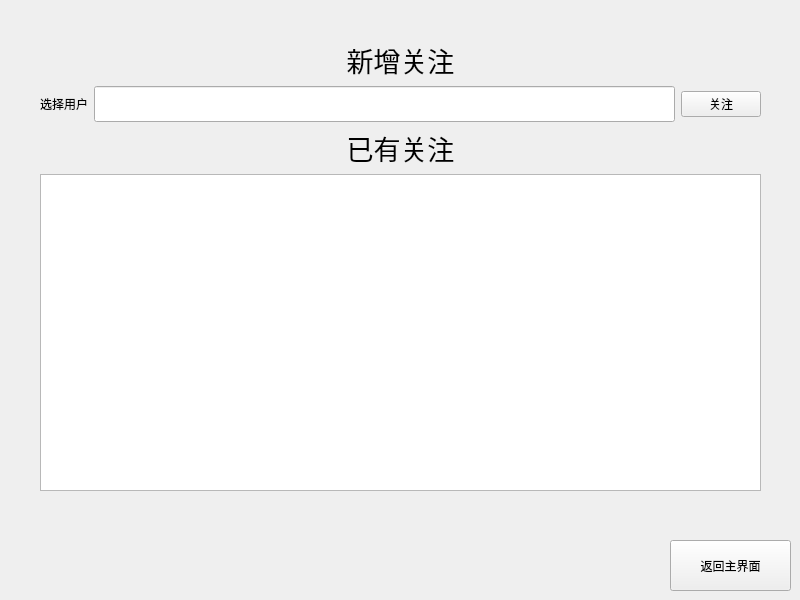
<?xml version="1.0" encoding="UTF-8"?>
<ui version="4.0">
 <class>Widget</class>
 <widget class="QWidget" name="Widget">
  <property name="geometry">
   <rect>
    <x>0</x>
    <y>0</y>
    <width>800</width>
    <height>600</height>
   </rect>
  </property>
  <property name="windowTitle">
   <string>Widget</string>
  </property>
  <property name="inputMethodHints">
   <set>Qt::ImhNone</set>
  </property>
  <widget class="QStackedWidget" name="stackedWidget">
   <property name="geometry">
    <rect>
     <x>0</x>
     <y>0</y>
     <width>801</width>
     <height>601</height>
    </rect>
   </property>
   <property name="sizePolicy">
    <sizepolicy hsizetype="Preferred" vsizetype="Preferred">
     <horstretch>0</horstretch>
     <verstretch>0</verstretch>
    </sizepolicy>
   </property>
   <property name="font">
    <font>
     <kerning>true</kerning>
    </font>
   </property>
   <property name="currentIndex">
    <number>4</number>
   </property>
   <widget class="QWidget" name="loginPage">
    <widget class="QLabel" name="loginTitleLabel">
     <property name="geometry">
      <rect>
       <x>310</x>
       <y>40</y>
       <width>251</width>
       <height>71</height>
      </rect>
     </property>
     <property name="font">
      <font>
       <pointsize>36</pointsize>
       <italic>true</italic>
       <kerning>true</kerning>
      </font>
     </property>
     <property name="text">
      <string>Shwitter</string>
     </property>
    </widget>
    <widget class="QPushButton" name="loginButton">
     <property name="geometry">
      <rect>
       <x>310</x>
       <y>320</y>
       <width>171</width>
       <height>51</height>
      </rect>
     </property>
     <property name="sizePolicy">
      <sizepolicy hsizetype="Minimum" vsizetype="Preferred">
       <horstretch>0</horstretch>
       <verstretch>0</verstretch>
      </sizepolicy>
     </property>
     <property name="font">
      <font>
       <pointsize>18</pointsize>
       <kerning>true</kerning>
      </font>
     </property>
     <property name="text">
      <string>登录</string>
     </property>
     <property name="iconSize">
      <size>
       <width>20</width>
       <height>20</height>
      </size>
     </property>
    </widget>
    <widget class="QPushButton" name="registerButton">
     <property name="geometry">
      <rect>
       <x>310</x>
       <y>380</y>
       <width>171</width>
       <height>51</height>
      </rect>
     </property>
     <property name="sizePolicy">
      <sizepolicy hsizetype="Minimum" vsizetype="Preferred">
       <horstretch>0</horstretch>
       <verstretch>0</verstretch>
      </sizepolicy>
     </property>
     <property name="font">
      <font>
       <pointsize>18</pointsize>
       <kerning>true</kerning>
      </font>
     </property>
     <property name="text">
      <string>注册</string>
     </property>
    </widget>
    <widget class="QPushButton" name="helpButton">
     <property name="geometry">
      <rect>
       <x>310</x>
       <y>440</y>
       <width>171</width>
       <height>51</height>
      </rect>
     </property>
     <property name="sizePolicy">
      <sizepolicy hsizetype="Minimum" vsizetype="Preferred">
       <horstretch>0</horstretch>
       <verstretch>0</verstretch>
      </sizepolicy>
     </property>
     <property name="font">
      <font>
       <pointsize>18</pointsize>
       <kerning>true</kerning>
      </font>
     </property>
     <property name="text">
      <string>帮助</string>
     </property>
    </widget>
    <widget class="QWidget" name="">
     <property name="geometry">
      <rect>
       <x>220</x>
       <y>130</y>
       <width>329</width>
       <height>115</height>
      </rect>
     </property>
     <layout class="QFormLayout" name="loginFormLayout">
      <item row="0" column="0">
       <widget class="QLabel" name="loginUsernameLabel">
        <property name="font">
         <font>
          <pointsize>16</pointsize>
          <kerning>true</kerning>
         </font>
        </property>
        <property name="text">
         <string>用户名</string>
        </property>
       </widget>
      </item>
      <item row="0" column="1">
       <widget class="QLineEdit" name="loginUsernameLineEdit">
        <property name="sizePolicy">
         <sizepolicy hsizetype="Expanding" vsizetype="Preferred">
          <horstretch>0</horstretch>
          <verstretch>20</verstretch>
         </sizepolicy>
        </property>
        <property name="font">
         <font>
          <pointsize>18</pointsize>
          <kerning>true</kerning>
         </font>
        </property>
       </widget>
      </item>
      <item row="1" column="1">
       <widget class="QLineEdit" name="loginPasswordLineEdit">
        <property name="sizePolicy">
         <sizepolicy hsizetype="Expanding" vsizetype="Preferred">
          <horstretch>0</horstretch>
          <verstretch>20</verstretch>
         </sizepolicy>
        </property>
        <property name="font">
         <font>
          <pointsize>18</pointsize>
          <kerning>true</kerning>
         </font>
        </property>
        <property name="echoMode">
         <enum>QLineEdit::Password</enum>
        </property>
       </widget>
      </item>
      <item row="1" column="0">
       <widget class="QLabel" name="loginPasswordLabel">
        <property name="enabled">
         <bool>true</bool>
        </property>
        <property name="font">
         <font>
          <pointsize>16</pointsize>
          <underline>false</underline>
          <kerning>true</kerning>
         </font>
        </property>
        <property name="text">
         <string>密码</string>
        </property>
        <property name="alignment">
         <set>Qt::AlignCenter</set>
        </property>
       </widget>
      </item>
     </layout>
    </widget>
   </widget>
   <widget class="QWidget" name="registerPage">
    <widget class="QPushButton" name="backButton_1">
     <property name="geometry">
      <rect>
       <x>670</x>
       <y>540</y>
       <width>121</width>
       <height>51</height>
      </rect>
     </property>
     <property name="text">
      <string>返回登录界面</string>
     </property>
    </widget>
    <widget class="QPushButton" name="confirmButton">
     <property name="geometry">
      <rect>
       <x>310</x>
       <y>440</y>
       <width>171</width>
       <height>51</height>
      </rect>
     </property>
     <property name="font">
      <font>
       <pointsize>18</pointsize>
       <kerning>true</kerning>
      </font>
     </property>
     <property name="text">
      <string>确定</string>
     </property>
    </widget>
    <widget class="QWidget" name="">
     <property name="geometry">
      <rect>
       <x>110</x>
       <y>120</y>
       <width>574</width>
       <height>300</height>
      </rect>
     </property>
     <layout class="QFormLayout" name="registerFormLayout">
      <item row="0" column="0">
       <widget class="QLabel" name="registerUsernameLabel">
        <property name="font">
         <font>
          <pointsize>18</pointsize>
          <kerning>true</kerning>
         </font>
        </property>
        <property name="text">
         <string>用户名</string>
        </property>
       </widget>
      </item>
      <item row="0" column="1">
       <widget class="QLineEdit" name="registerUsernameLineEdit">
        <property name="sizePolicy">
         <sizepolicy hsizetype="Expanding" vsizetype="Preferred">
          <horstretch>0</horstretch>
          <verstretch>15</verstretch>
         </sizepolicy>
        </property>
        <property name="font">
         <font>
          <pointsize>15</pointsize>
          <kerning>true</kerning>
         </font>
        </property>
        <property name="inputMethodHints">
         <set>Qt::ImhNone</set>
        </property>
       </widget>
      </item>
      <item row="1" column="1">
       <widget class="QLabel" name="registerUsernameDescription">
        <property name="text">
         <string>*用户名为长度为 1~20 的由字母、数字和下划线组成的字符串</string>
        </property>
       </widget>
      </item>
      <item row="2" column="0">
       <widget class="QLabel" name="registerPasswordLabel">
        <property name="font">
         <font>
          <pointsize>18</pointsize>
          <kerning>true</kerning>
         </font>
        </property>
        <property name="text">
         <string>密码</string>
        </property>
       </widget>
      </item>
      <item row="2" column="1">
       <widget class="QLineEdit" name="registerPasswordLineEdit">
        <property name="sizePolicy">
         <sizepolicy hsizetype="Expanding" vsizetype="Preferred">
          <horstretch>0</horstretch>
          <verstretch>15</verstretch>
         </sizepolicy>
        </property>
        <property name="font">
         <font>
          <pointsize>15</pointsize>
          <kerning>true</kerning>
         </font>
        </property>
        <property name="echoMode">
         <enum>QLineEdit::Password</enum>
        </property>
       </widget>
      </item>
      <item row="3" column="1">
       <widget class="QLabel" name="registerPasswordDescription">
        <property name="text">
         <string>*密码为长度 8~20 的由字母、数字和下划线组成的字符串</string>
        </property>
       </widget>
      </item>
      <item row="4" column="1">
       <widget class="QLineEdit" name="registerConfirmPasswordLineEdit">
        <property name="sizePolicy">
         <sizepolicy hsizetype="Expanding" vsizetype="Preferred">
          <horstretch>0</horstretch>
          <verstretch>15</verstretch>
         </sizepolicy>
        </property>
        <property name="font">
         <font>
          <pointsize>15</pointsize>
          <kerning>true</kerning>
         </font>
        </property>
        <property name="echoMode">
         <enum>QLineEdit::Password</enum>
        </property>
        <property name="clearButtonEnabled">
         <bool>false</bool>
        </property>
       </widget>
      </item>
      <item row="4" column="0">
       <widget class="QLabel" name="registerConfirmPasswordLabel">
        <property name="font">
         <font>
          <pointsize>18</pointsize>
          <kerning>true</kerning>
         </font>
        </property>
        <property name="text">
         <string>重复新密码</string>
        </property>
       </widget>
      </item>
     </layout>
    </widget>
   </widget>
   <widget class="QWidget" name="mainPage">
    <widget class="QPushButton" name="logoutButton">
     <property name="geometry">
      <rect>
       <x>670</x>
       <y>540</y>
       <width>121</width>
       <height>51</height>
      </rect>
     </property>
     <property name="text">
      <string>退出登录</string>
     </property>
    </widget>
    <widget class="QPushButton" name="followButton">
     <property name="geometry">
      <rect>
       <x>670</x>
       <y>480</y>
       <width>121</width>
       <height>51</height>
      </rect>
     </property>
     <property name="text">
      <string>我的关注</string>
     </property>
    </widget>
    <widget class="QPushButton" name="postButton">
     <property name="geometry">
      <rect>
       <x>670</x>
       <y>20</y>
       <width>121</width>
       <height>51</height>
      </rect>
     </property>
     <property name="text">
      <string>发表动态</string>
     </property>
    </widget>
    <widget class="QListWidget" name="postWidget">
     <property name="geometry">
      <rect>
       <x>20</x>
       <y>20</y>
       <width>631</width>
       <height>561</height>
      </rect>
     </property>
    </widget>
    <widget class="QPushButton" name="refreshButton">
     <property name="geometry">
      <rect>
       <x>670</x>
       <y>80</y>
       <width>121</width>
       <height>51</height>
      </rect>
     </property>
     <property name="text">
      <string>刷新</string>
     </property>
    </widget>
   </widget>
   <widget class="QWidget" name="helpPage">
    <widget class="QPushButton" name="backButton_2">
     <property name="geometry">
      <rect>
       <x>670</x>
       <y>540</y>
       <width>121</width>
       <height>51</height>
      </rect>
     </property>
     <property name="text">
      <string>返回登录界面</string>
     </property>
    </widget>
    <widget class="QTextBrowser" name="textBrowser">
     <property name="geometry">
      <rect>
       <x>40</x>
       <y>110</y>
       <width>721</width>
       <height>321</height>
      </rect>
     </property>
     <property name="html">
      <string>&lt;!DOCTYPE HTML PUBLIC &quot;-//W3C//DTD HTML 4.0//EN&quot; &quot;http://www.w3.org/TR/REC-html40/strict.dtd&quot;&gt;
&lt;html&gt;&lt;head&gt;&lt;meta name=&quot;qrichtext&quot; content=&quot;1&quot; /&gt;&lt;meta charset=&quot;utf-8&quot; /&gt;&lt;style type=&quot;text/css&quot;&gt;
p, li { white-space: pre-wrap; }
hr { height: 1px; border-width: 0; }
li.unchecked::marker { content: &quot;\2610&quot;; }
li.checked::marker { content: &quot;\2612&quot;; }
&lt;/style&gt;&lt;/head&gt;&lt;body style=&quot; font-family:'Microsoft YaHei UI'; font-size:9pt; font-weight:400; font-style:normal;&quot;&gt;
&lt;p align=&quot;center&quot; style=&quot; margin-top:0px; margin-bottom:0px; margin-left:0px; margin-right:0px; -qt-block-indent:0; text-indent:0px;&quot;&gt;&lt;span style=&quot; font-size:36pt; font-style:italic;&quot;&gt;Schwitter&lt;/span&gt;&lt;/p&gt;
&lt;p style=&quot;-qt-paragraph-type:empty; margin-top:0px; margin-bottom:0px; margin-left:0px; margin-right:0px; -qt-block-indent:0; text-indent:0px; font-size:20pt;&quot;&gt;&lt;br /&gt;&lt;/p&gt;
&lt;p align=&quot;center&quot; style=&quot; margin-top:0px; margin-bottom:0px; margin-left:0px; margin-right:0px; -qt-block-indent:0; text-indent:0px;&quot;&gt;&lt;span style=&quot; font-size:18pt;&quot;&gt;本应用程序由 Clever_Jimmy 开发，详情请见 GitHub 仓库：&lt;/span&gt;&lt;/p&gt;
&lt;p style=&quot;-qt-paragraph-type:empty; margin-top:0px; margin-bottom:0px; margin-left:0px; margin-right:0px; -qt-block-indent:0; text-indent:0px; font-size:20pt;&quot;&gt;&lt;br /&gt;&lt;/p&gt;
&lt;p align=&quot;center&quot; style=&quot; margin-top:0px; margin-bottom:0px; margin-left:0px; margin-right:0px; -qt-block-indent:0; text-indent:0px;&quot;&gt;&lt;span style=&quot; font-size:16pt;&quot;&gt;https://github.com/LeverImmy/Shwitter&lt;/span&gt;&lt;/p&gt;&lt;/body&gt;&lt;/html&gt;</string>
     </property>
    </widget>
   </widget>
   <widget class="QWidget" name="followPage">
    <widget class="QPushButton" name="backButton_3">
     <property name="geometry">
      <rect>
       <x>670</x>
       <y>540</y>
       <width>121</width>
       <height>51</height>
      </rect>
     </property>
     <property name="text">
      <string>返回主界面</string>
     </property>
    </widget>
    <widget class="QWidget" name="verticalLayoutWidget_3">
     <property name="geometry">
      <rect>
       <x>40</x>
       <y>40</y>
       <width>721</width>
       <height>451</height>
      </rect>
     </property>
     <layout class="QVBoxLayout" name="verticalLayout">
      <item>
       <widget class="QLabel" name="newFollowTitleLabel">
        <property name="font">
         <font>
          <pointsize>20</pointsize>
          <kerning>true</kerning>
         </font>
        </property>
        <property name="text">
         <string>新增关注</string>
        </property>
        <property name="alignment">
         <set>Qt::AlignCenter</set>
        </property>
       </widget>
      </item>
      <item>
       <layout class="QHBoxLayout" name="horizontalLayout">
        <item>
         <widget class="QLabel" name="subscribeLabel">
          <property name="text">
           <string>选择用户</string>
          </property>
          <property name="alignment">
           <set>Qt::AlignCenter</set>
          </property>
         </widget>
        </item>
        <item>
         <widget class="QLineEdit" name="subscribeLineEdit">
          <property name="sizePolicy">
           <sizepolicy hsizetype="Expanding" vsizetype="Preferred">
            <horstretch>0</horstretch>
            <verstretch>0</verstretch>
           </sizepolicy>
          </property>
          <property name="font">
           <font>
            <pointsize>18</pointsize>
            <kerning>true</kerning>
           </font>
          </property>
         </widget>
        </item>
        <item>
         <widget class="QPushButton" name="subscribeButton">
          <property name="text">
           <string>关注</string>
          </property>
         </widget>
        </item>
       </layout>
      </item>
      <item>
       <widget class="QLabel" name="followTitleLabel">
        <property name="font">
         <font>
          <pointsize>20</pointsize>
          <kerning>true</kerning>
         </font>
        </property>
        <property name="text">
         <string>已有关注</string>
        </property>
        <property name="alignment">
         <set>Qt::AlignCenter</set>
        </property>
       </widget>
      </item>
      <item>
       <widget class="QListWidget" name="listWidget"/>
      </item>
     </layout>
    </widget>
   </widget>
  </widget>
 </widget>
 <resources/>
 <connections/>
</ui>
